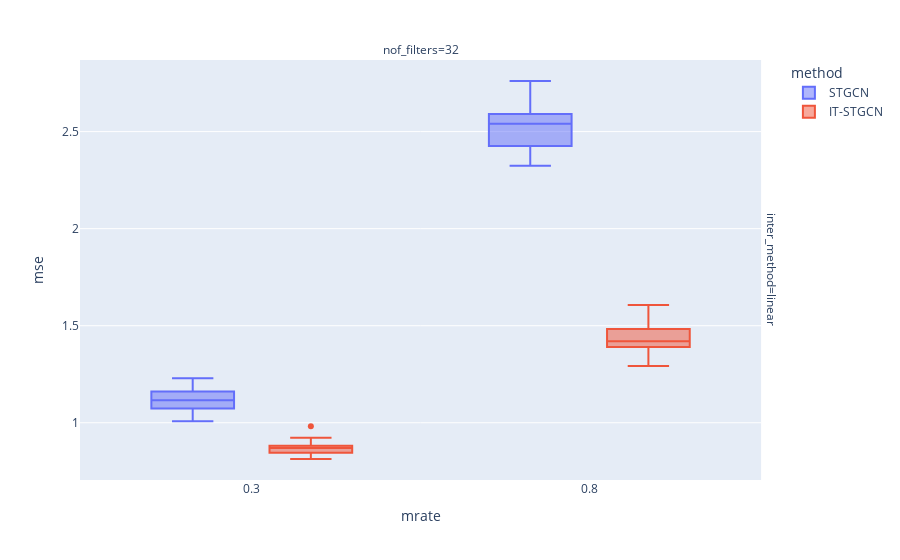

Notebook code for this chart:
### Markdown cell above
## Random

### Code cell
data.query("method!='GNAR' and mtype =='rand'").plot.box(backend='plotly',x='mrate',color='method',y='mse',facet_col='nof_filters',facet_row='inter_method',height=800)

### Figure 1 — Plotly figure (JSON) as saved in the notebook; plotly's stock layout.template omitted (floating-point values rounded to 4 significant figures)
{"data": [{"alignmentgroup": "True", "hovertemplate": "method=STGCN<br>inter_method=linear<br>nof_filters=32<br>mrate=%{x}<br>mse=%{y}<extra></extra>", "legendgroup": "STGCN", "marker": {"color": "#636efa"}, "name": "STGCN", "notched": false, "offsetgroup": "STGCN", "orientation": "v", "showlegend": true, "type": "box", "x": [0.3, 0.8, 0.3, 0.8, 0.3, 0.8, 0.3, 0.8, 0.3, 0.8, 0.3, 0.8, 0.3, 0.8, 0.3, 0.8, 0.3, 0.8, 0.3, 0.8, 0.3, 0.8, 0.3, 0.8, 0.3, 0.8, 0.3, 0.8, 0.3, 0.8, 0.3, 0.8, 0.3, 0.8, 0.3, 0.8, 0.3, 0.8, 0.3, 0.8, 0.3, 0.8, 0.3, 0.8, 0.3, 0.8, 0.3, 0.8, 0.3, 0.8, 0.3, 0.8, 0.3, 0.8, 0.3, 0.8, 0.3, 0.8, 0.3, 0.8], "x0": " ", "xaxis": "x", "y": [1.1, 2.544, 1.161, 2.63, 1.031, 2.385, 1.163, 2.6, 1.03, 2.579, 1.067, 2.506, 1.135, 2.563, 1.176, 2.579, 1.073, 2.411, 1.042, 2.448, 1.125, 2.469, 1.091, 2.573, 1.229, 2.606, 1.178, 2.642, 1.038, 2.343, 1.089, 2.492, 1.104, 2.625, 1.176, 2.426, 1.091, 2.735, 1.048, 2.58, 1.144, 2.509, 1.131, 2.324, 1.21, 2.397, 1.134, 2.59, 1.183, 2.761, 1.008, 2.567, 1.107, 2.505, 1.139, 2.537, 1.131, 2.384, 1.082, 2.349], "y0": " ", "yaxis": "y"}, {"alignmentgroup": "True", "hovertemplate": "method=IT-STGCN<br>inter_method=linear<br>nof_filters=32<br>mrate=%{x}<br>mse=%{y}<extra></extra>", "legendgroup": "IT-STGCN", "marker": {"color": "#EF553B"}, "name": "IT-STGCN", "notched": false, "offsetgroup": "IT-STGCN", "orientation": "v", "showlegend": true, "type": "box", "x": [0.3, 0.8, 0.3, 0.8, 0.3, 0.8, 0.3, 0.8, 0.3, 0.8, 0.3, 0.8, 0.3, 0.8, 0.3, 0.8, 0.3, 0.8, 0.3, 0.8, 0.3, 0.8, 0.3, 0.8, 0.3, 0.8, 0.3, 0.8, 0.3, 0.8, 0.3, 0.8, 0.3, 0.8, 0.3, 0.8, 0.3, 0.8, 0.3, 0.8, 0.3, 0.8, 0.3, 0.8, 0.3, 0.8, 0.3, 0.8, 0.3, 0.8, 0.3, 0.8, 0.3, 0.8, 0.3, 0.8, 0.3, 0.8, 0.3, 0.8], "x0": " ", "xaxis": "x", "y": [0.8693, 1.408, 0.845, 1.607, 0.8134, 1.412, 0.8737, 1.401, 0.8676, 1.484, 0.823, 1.391, 0.8808, 1.403, 0.8141, 1.57, 0.8815, 1.49, 0.9222, 1.355, 0.87, 1.47, 0.881, 1.432, 0.9136, 1.582, 0.9009, 1.45, 0.8455, 1.418, 0.9043, 1.346, 0.8645, 1.431, 0.861, 1.325, 0.8754, 1.371, 0.8422, 1.598, 0.9825, 1.293, 0.8623, 1.451, 0.8421, 1.385, 0.8727, 1.422, 0.8759, 1.421, 0.8661, 1.393, 0.8897, 1.313, 0.8395, 1.39, 0.8487, 1.493, 0.9191, 1.483], "y0": " ", "yaxis": "y"}], "layout": {"annotations": [{"font": {}, "showarrow": false, "text": "nof_filters=32", "x": 0.49, "xanchor": "center", "xref": "paper", "y": 1, "yanchor": "bottom", "yref": "paper"}, {"font": {}, "showarrow": false, "text": "inter_method=linear", "textangle": 90, "x": 0.98, "xanchor": "left", "xref": "paper", "y": 0.5, "yanchor": "middle", "yref": "paper"}], "autosize": true, "boxmode": "group", "legend": {"title": {"text": "method"}, "tracegroupgap": 0}, "margin": {"t": 60}, "xaxis": {"anchor": "y", "autorange": true, "domain": [0, 0.98], "range": [0.04818, 1.052], "title": {"text": "mrate"}, "type": "linear"}, "yaxis": {"anchor": "x", "autorange": true, "domain": [0, 1], "range": [0.7052, 2.869], "title": {"text": "mse"}, "type": "linear"}}}
